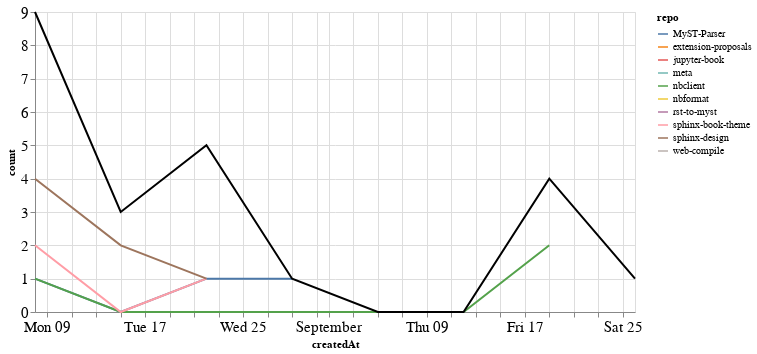

Notebook source saved alongside this figure:
### Markdown cell above
### PRs

### Code cell
prs_time = prs.groupby('repo').resample('W', on='createdAt').count()['author'].reset_index()
prs_time = prs_time.rename(columns={'author': 'count'})
prs_time_total = prs_time.groupby('createdAt').agg({"count": "sum"}).reset_index()

ch1 = alt.Chart(prs_time, width=600).mark_line().encode(
    x='createdAt',
    y='count',
    color='repo',
    tooltip="repo"
)

ch2 = alt.Chart(prs_time_total, width=600).mark_line(color="black").encode(
    x='createdAt',
    y='count',
)

ch1 + ch2

### Figure 1 — Vega-Lite specification as saved in the notebook (floating-point values rounded to 4 significant figures)
{"config": {"axisLeft": {"labelFontSize": 15}, "axisBottom": {"labelFontSize": 15}}, "layer": [{"data": {"name": "data-49ee3c084b589f1a8ca07b3a34a55e07"}, "mark": "line", "encoding": {"color": {"type": "nominal", "field": "repo"}, "tooltip": {"type": "nominal", "field": "repo"}, "x": {"type": "temporal", "field": "createdAt"}, "y": {"type": "quantitative", "field": "count"}}, "width": 600}, {"data": {"name": "data-9d37362ba94ed7df74d97b2aacfc725a"}, "mark": {"type": "line", "color": "black"}, "encoding": {"x": {"type": "temporal", "field": "createdAt"}, "y": {"type": "quantitative", "field": "count"}}, "width": 600}], "$schema": "https://vega.github.io/schema/vega-lite/v4.8.1.json", "datasets": {"data-49ee3c084b589f1a8ca07b3a34a55e07": [{"repo": "MyST-Parser", "createdAt": "2021-08-08T00:00:00", "count": 1}, {"repo": "MyST-Parser", "createdAt": "2021-08-15T00:00:00", "count": 0}, {"repo": "MyST-Parser", "createdAt": "2021-08-22T00:00:00", "count": 1}, {"repo": "MyST-Parser", "createdAt": "2021-08-29T00:00:00", "count": 1}, {"repo": "extension-proposals", "createdAt": "2021-09-19T00:00:00", "count": 1}, {"repo": "jupyter-book", "createdAt": "2021-08-15T00:00:00", "count": 1}, {"repo": "meta", "createdAt": "2021-08-08T00:00:00", "count": 1}, {"repo": "nbclient", "createdAt": "2021-08-08T00:00:00", "count": 1}, {"repo": "nbclient", "createdAt": "2021-08-15T00:00:00", "count": 0}, {"repo": "nbclient", "createdAt": "2021-08-22T00:00:00", "count": 0}, {"repo": "nbclient", "createdAt": "2021-08-29T00:00:00", "count": 0}, {"repo": "nbclient", "createdAt": "2021-09-05T00:00:00", "count": 0}, {"repo": "nbclient", "createdAt": "2021-09-12T00:00:00", "count": 0}, {"repo": "nbclient", "createdAt": "2021-09-19T00:00:00", "count": 2}, {"repo": "nbformat", "createdAt": "2021-09-19T00:00:00", "count": 1}, {"repo": "rst-to-myst", "createdAt": "2021-08-22T00:00:00", "count": 2}, {"repo": "sphinx-book-theme", "createdAt": "2021-08-08T00:00:00", "count": 2}, {"repo": "sphinx-book-theme", "createdAt": "2021-08-15T00:00:00", "count": 0}, {"repo": "sphinx-book-theme", "createdAt": "2021-08-22T00:00:00", "count": 1}, {"repo": "sphinx-design", "createdAt": "2021-08-08T00:00:00", "count": 4}, {"repo": "sphinx-design", "createdAt": "2021-08-15T00:00:00", "count": 2}, {"repo": "sphinx-design", "createdAt": "2021-08-22T00:00:00", "count": 1}, {"repo": "web-compile", "createdAt": "2021-09-26T00:00:00", "count": 1}], "data-9d37362ba94ed7df74d97b2aacfc725a": [{"createdAt": "2021-08-08T00:00:00", "count": 9}, {"createdAt": "2021-08-15T00:00:00", "count": 3}, {"createdAt": "2021-08-22T00:00:00", "count": 5}, {"createdAt": "2021-08-29T00:00:00", "count": 1}, {"createdAt": "2021-09-05T00:00:00", "count": 0}, {"createdAt": "2021-09-12T00:00:00", "count": 0}, {"createdAt": "2021-09-19T00:00:00", "count": 4}, {"createdAt": "2021-09-26T00:00:00", "count": 1}]}}
